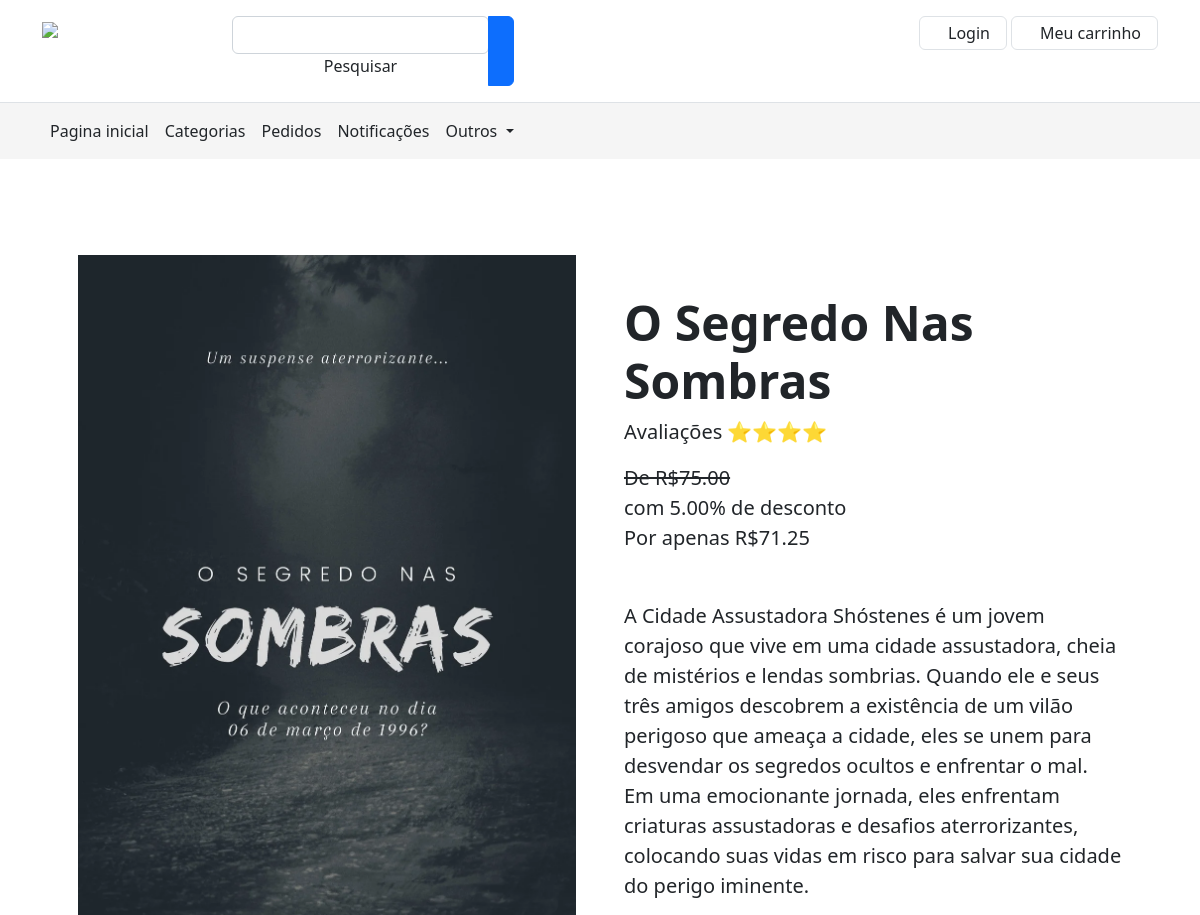
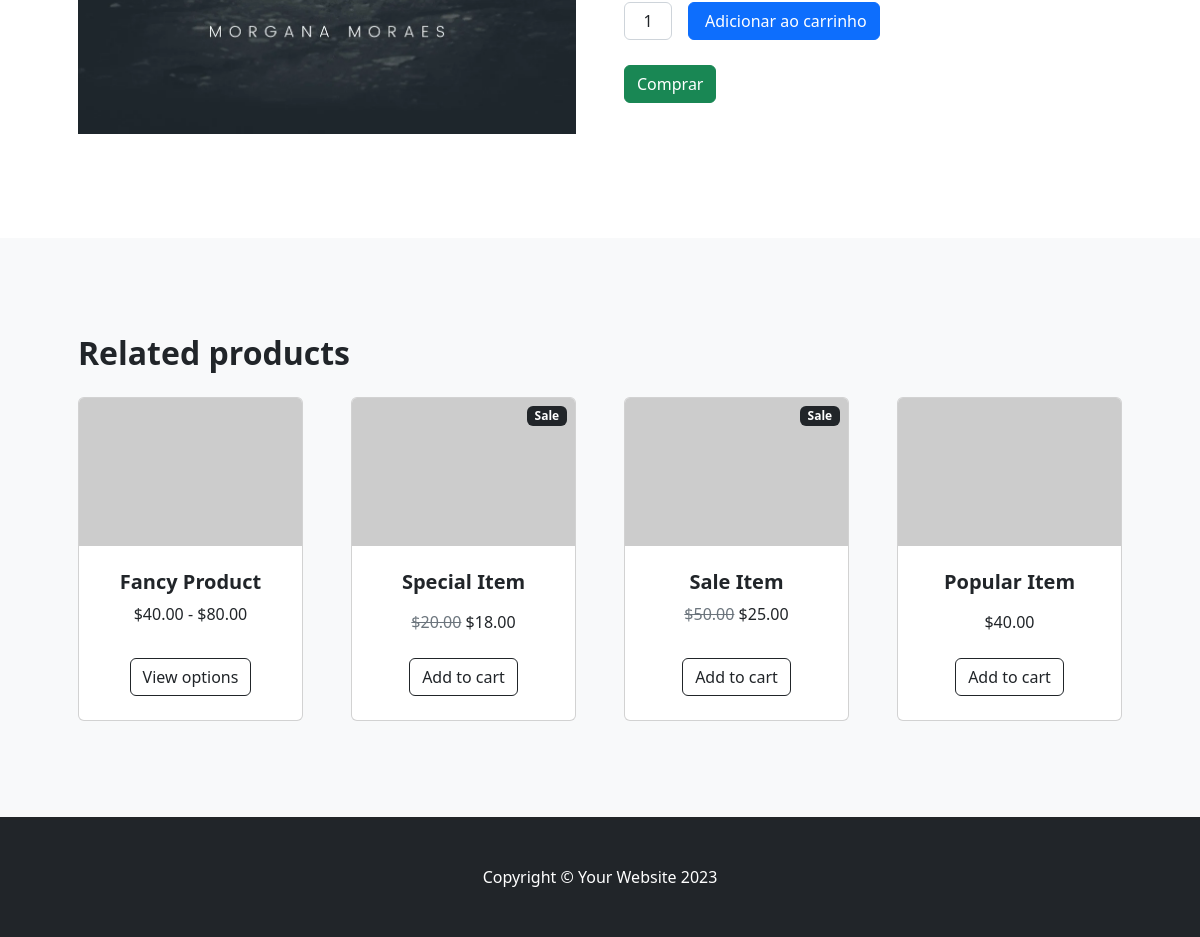
Screenshot of /detalhar/5 with the database file from the repository (2 pictures, top to bottom).
### produtos/models.py (models this page shows, shortened)
class Produto(models.Model):
    nome = models.CharField(max_length=250)
    preco = models.DecimalField(max_digits=10, decimal_places=2, default=0)
    imagem = models.ImageField(upload_to="produtos/")
    categoria = models.ForeignKey(Categoria, on_delete=models.PROTECT)
    criado_em = models.DateTimeField(auto_now_add=True)
    desconto = models.DecimalField(max_digits=5, decimal_places=2, default=0)
    descricao = models.TextField(max_length=9999, default=0)
    def discoutend_price(self):
        discounted = self.preco - (self.preco * (self.desconto / 100))
        return round(discounted, 2)

### produtos/views.py (the view)
# urls.py: path("detalhar/<int:id>", views.detalhar_produtos, name="detalhar_produto"),
def detalhar_produtos(request, id):
    product = Produto.objects.get(pk=id)
    return render(request, "produtos/detalhar_produto.html", {"produto": product})

### produtos/templates/produtos/detalhar_produto.html (shortened to what this page needs)
<!DOCTYPE html>
<html lang="pt-br">
<head>
    <link href="https://cdn.jsdelivr.net/npm/bootstrap@5.0.2/dist/css/bootstrap.min.css" rel="stylesheet"
 />
    <link href="css/detalhar.css" rel="stylesheet" />
</head>
<body>
    <header>
        <div class="p-3 text-center bg-white border-bottom">
            <div class="container">
                <div class="row gy-3">
                    <div class="col-lg-2 col-sm-4 col-4">
                        <a href="https://mdbootstrap.com/" target="_blank" class="float-start">
                            <img src="https://mdbootstrap.com/img/logo/mdb-transaprent-noshadows.png" height="35" />
                        </a>
                    </div>
                    <div class="order-lg-last col-lg-5 col-sm-8 col-8">
                        <div class="d-flex float-end">
                            <a href="{% url 'clientes:login' %}"
                                class="me-1 border rounded py-1 px-3 nav-link d-flex align-items-center">
                                <p class="d-none d-md-block mb-0">Login</p>
                            </a>
                            <a href="#" class="border rounded py-1 px-3 nav-link d-flex align-items-center"
                                target="_blank">
                                <p class="d-none d-md-block mb-0">Meu carrinho</p>
                            </a>
                        </div>
                    </div>
                    <div class="col-lg-5 col-md-12 col-12">
                        <div class="input-group float-center">
                            <div class="form-outline">
                                <input type="search" id="form1" class="form-control" />
                                <label class="form-label" for="form1">Pesquisar</label>
                            </div>
                            <button type="button" class="btn btn-primary shadow-0">
                            </button>
                        </div>
                    </div>
                </div>
            </div>
        </div>
        <nav class="navbar navbar-expand-lg navbar-light" style="background-color: #f5f5f5">
            <div class="container justify-content-center justify-content-md-between">
                <div class="collapse navbar-collapse" id="navbarLeftAlignExample">
                    <ul class="navbar-nav me-auto mb-2 mb-lg-0">
                        <li class="nav-item">
                            <a class="nav-link text-dark" aria-current="page"
                                href="{% url 'produtos:principal' %}">Pagina inicial</a>
                        </li>
                        <li class="nav-item">
                            <a class="nav-link text-dark" href="#">Categorias</a>
                        </li>
                        <li class="nav-item">
                            <a class="nav-link text-dark" href="#">Pedidos</a>
                        </li>
                        <li class="nav-item">
                            <a class="nav-link text-dark" href="#">Notificações</a>
                        </li>
                        <li class="nav-item dropdown">
                            <a class="nav-link dropdown-toggle text-dark mb-0" href="#" id="navbarDropdown"
                                role="button" data-mdb-toggle="dropdown" aria-expanded="false">
                                Outros
                            </a>
                        </li>
                    </ul>
                </div>
            </div>
        </nav>
        <section class="py-5">
            <div class="container px-4 px-lg-5 my-5">
                <div class="row gx-4 gx-lg-5 align-items-center">
                    <div class="col-md-6">
                        <img class="card-img-top mb-3 mb-md-2" src="media/{{produto.imagem}}" alt="img" />
                    </div>
                    <div class="col-md-6">
                        <h1 class="display-5 fw-bolder"> {{ produto.nome }}</h1>
                        <div class="fs-5 mb-5">
                            {% if produto.desconto != 0  %}
                                <p>Avaliações &#11088;&#11088;&#11088;&#11088;</p>
                                <span class="text-decoration-line-through">De R${{ produto.preco }}</span><br>
                                <span> com {{ produto.desconto }}% de desconto</span><br>
                                <span> Por apenas R${{ produto.discoutend_price }}</span>
                            {%else%}
                                <p>Avaliações &#11088;&#11088;&#11088;&#11088;</p>
                                <span>Por apenas R${{ produto.preco }}</span><br>
                            {%endif%}
                        </div>
                        <p class="lead">{{ produto.descricao }}</p>
                        <div class="d-flex">
                            <input class="form-control text-center me-3" id="inputQuantity" type="num" value="1"
                                style="max-width: 3rem" />
                            <button class="btn btn-primary flex-shrink-0" type="button">
                                Adicionar ao carrinho
                            </button>
                        </div>
                        <div style="margin-top: 25px;">
                            <button type="button" class="btn btn-success">Comprar</button>
                        </div>
                    </div>
                </div>
            </div>
        </section>
        <section class="py-5 bg-light">
            <div class="container px-4 px-lg-5 mt-5">
                <h2 class="fw-bolder mb-4">Related products</h2>
                <div class="row gx-4 gx-lg-5 row-cols-2 row-cols-md-3 row-cols-xl-4 justify-content-center">
                    <div class="col mb-5">
                        <div class="card h-100">
                            <img class="card-img-top" src="https://dummyimage.com/450x300/dee2e6/6c757d.jpg"
                                alt="..." />
                            <div class="card-body p-4">
                                <div class="text-center">
                                    <h5 class="fw-bolder">Fancy Product</h5>
                                    $40.00 - $80.00
                                </div>
                            </div>
                            <div class="card-footer p-4 pt-0 border-top-0 bg-transparent">
                                <div class="text-center">
                                    <a class="btn btn-outline-dark mt-auto" href="#">View options</a>
                                </div>
                            </div>
                        </div>
                    </div>
                    <div class="col mb-5">
                        <div class="card h-100">
                            <div class="badge bg-dark text-white position-absolute" style="top: 0.5rem; right: 0.5rem">
                                Sale
                            </div>
                            <img class="card-img-top" src="https://dummyimage.com/450x300/dee2e6/6c757d.jpg"
                                alt="..." />
                            <div class="card-body p-4">
                                <div class="text-center">
                                    <h5 class="fw-bolder">Special Item</h5>
                                    <span class="text-muted text-decoration-line-through">$20.00</span>
                                    $18.00
                                </div>
                            </div>
                            <div class="card-footer p-4 pt-0 border-top-0 bg-transparent">
                                <div class="text-center">
                                    <a class="btn btn-outline-dark mt-auto" href="#">Add to cart</a>
                                </div>
                            </div>
                        </div>
                    </div>
                    <div class="col mb-5">
                        <div class="card h-100">
                            <div class="badge bg-dark text-white position-absolute" style="top: 0.5rem; right: 0.5rem">
                                Sale
                            </div>
                            <img class="card-img-top" src="https://dummyimage.com/450x300/dee2e6/6c757d.jpg"
                                alt="..." />
                            <div class="card-body p-4">
                                <div class="text-center">
                                    <h5 class="fw-bolder">Sale Item</h5>
                                    <span class="text-muted text-decoration-line-through">$50.00</span>
                                    $25.00
                                </div>
                            </div>
                            <div class="card-footer p-4 pt-0 border-top-0 bg-transparent">
                                <div class="text-center">
                                    <a class="btn btn-outline-dark mt-auto" href="#">Add to cart</a>
                                </div>
                            </div>
                        </div>
                    </div>
                    <div class="col mb-5">
                        <div class="card h-100">
                            <img class="card-img-top" src="https://dummyimage.com/450x300/dee2e6/6c757d.jpg"
                                alt="..." />
                            <div class="card-body p-4">
                                <div class="text-center">
                                    <h5 class="fw-bolder">Popular Item</h5>
                                    $40.00
                                </div>
                            </div>
                            <div class="card-footer p-4 pt-0 border-top-0 bg-transparent">
                                <div class="text-center">
                                    <a class="btn btn-outline-dark mt-auto" href="#">Add to cart</a>
                                </div>
                            </div>
                        </div>
                    </div>
                </div>
            </div>
        </section>
        <footer class="py-5 bg-dark">
            <div class="container">
                <p class="m-0 text-center text-white">
                    Copyright &copy; Your Website 2023
                </p>
            </div>
        </footer>
    </header>
</body>
</html>

### rows the page displays
Produto: imagem (picture), nome "O Segredo Nas Sombras", preco "75.00", desconto "5.00", discoutend_price "71.25", descricao "A Cidade Assustadora Shóstenes é um jovem corajoso que vive em uma cidade assustadora, cheia de mistérios e lendas sombrias. Quando ele e seus três amigos descobrem a existência de um vilão perigoso que ameaça a cidade, eles se unem para desvendar os segredos ocultos e enfrentar o mal. Em uma emocionante jornada, eles enfrentam criaturas assustadoras e desafios aterrorizantes, colocando suas vidas em risco para salvar sua cidade do perigo iminente."
